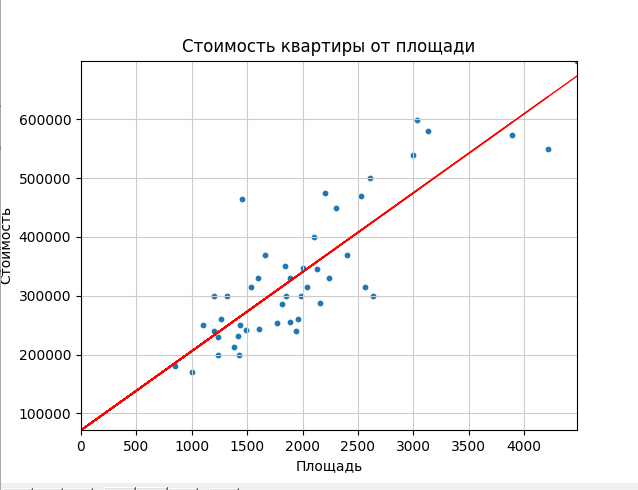

Source code (Python):
# На основе данных, предоставленных преподавателем, реализоватьотображение данных
# на точечной диаграмме с помощью библиотеки mathplotlib. Создать модель (квадратичная функция)
# для предсказания новых данных и нанести график этой функции на точечную диаграмму. Вычислить
# отклонение данных модели от реальных данных.

import numpy as np
import matplotlib.pyplot as plt

data = np.genfromtxt("data.csv", delimiter=",")
square = data[:,0]
rooms = data[:,1]
cost = data[:,2]

# Удаляем nan
square = square[~np.isnan(square)]
rooms = rooms[~np.isnan(rooms)]
cost = cost[~np.isnan(cost)]
# print(square, rooms, cost)

# Среднее значение
avr_square = np.mean(square)
avr_rooms = np.mean(rooms)
avr_cost = np.mean(cost)
# print(avr_square, avr_rooms, avr_cost)

# Диспресия
var_square = np.var(square)
var_rooms = np.var(rooms)
var_cost = np.var(cost)
# print(var_square, var_rooms, var_cost)

# Среднеквадратичное отклонение
std_square = np.std(square)
std_rooms = np.std(rooms)
std_cost = np.std(cost)
# print(std_square, std_rooms, std_cost)

f1p = np.polyfit(square, cost, 1, full=False)
f1 = np.poly1d(f1p)
fx = np.linspace(0, square, 500)

plt.scatter(square, cost, s=10)
plt.plot(fx,f1(fx),linewidth=1.0,color='r')
plt.title('Стоимость квартиры от площади')
plt.xlabel("Площадь")
plt.ylabel("Стоймость")
plt.autoscale(tight=True)
plt.grid(True, linestyle="-", color='0.8')
# Прогнозирование
print(f1([1650.3]))
plt.show()
